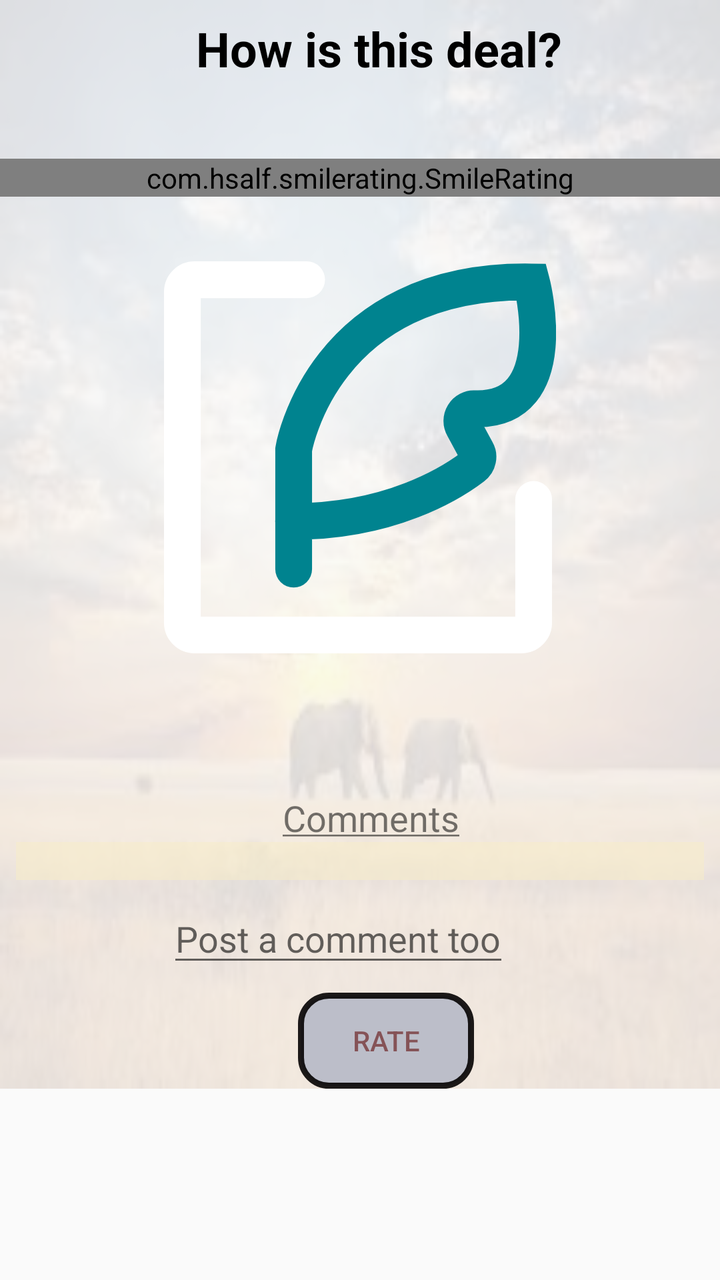
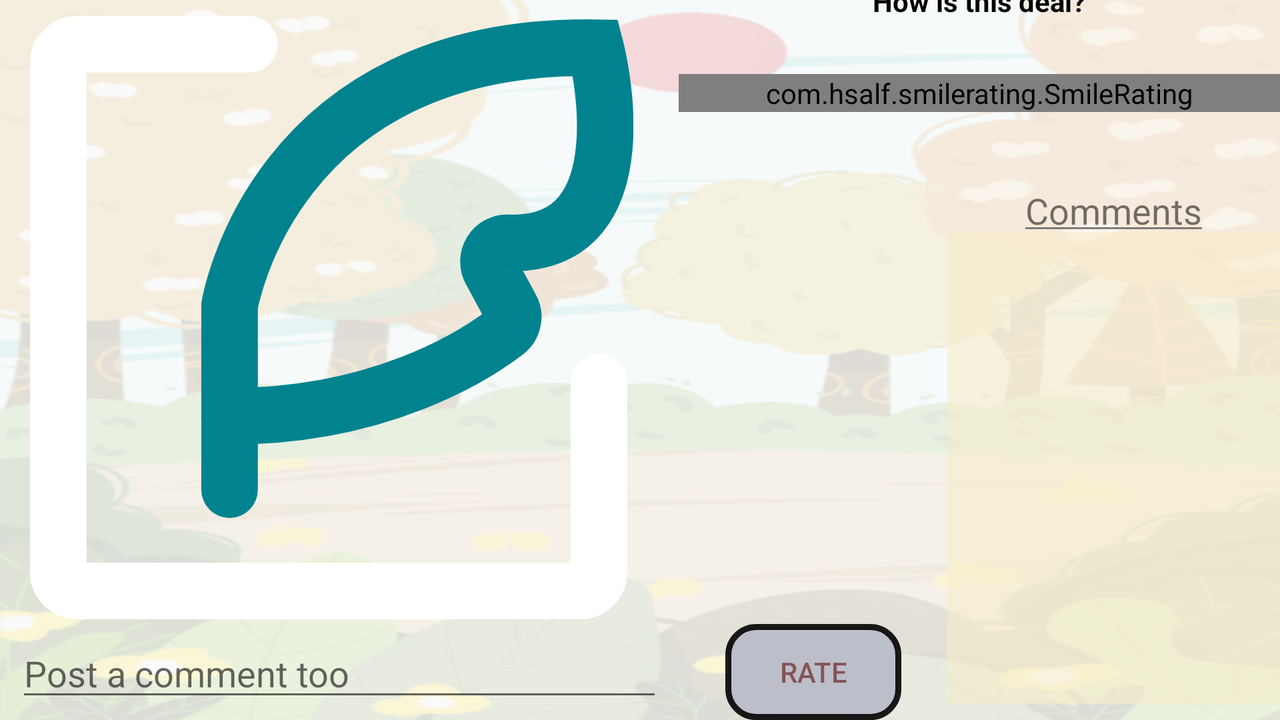

First picture: res/layout/ on a phone held upright. Second picture: the repository's own variant of that layout, on a device whose configuration matches the variant's folder. Source for both follows.
<!-- AndroidManifest.xml: application theme AppTheme -->
<!-- res/layout/activity_client_deal.xml -->
<?xml version="1.0" encoding="utf-8"?>
<RelativeLayout xmlns:android="http://schemas.android.com/apk/res/android"
    xmlns:app="http://schemas.android.com/apk/res-auto"
    xmlns:tools="http://schemas.android.com/tools"
    android:orientation="vertical"
    android:layout_width="match_parent"
    android:layout_height="match_parent"
    android:focusableInTouchMode="true"

    >


    <ScrollView
        android:id="@+id/scrolly"
        android:layout_width="match_parent"
        android:layout_height="match_parent">

        <androidx.constraintlayout.widget.ConstraintLayout
            android:layout_width="match_parent"
            android:layout_height="match_parent">

            <ImageView
                android:id="@+id/bg_imageview"
                android:layout_width="0dp"
                android:layout_height="0dp"

                app:layout_constraintBottom_toBottomOf="parent"
                app:layout_constraintEnd_toEndOf="parent"
                app:layout_constraintStart_toStartOf="parent"
                app:layout_constraintTop_toTopOf="parent"
           android:background="@mipmap/savannah"
                android:alpha="0.14"/>

            <com.hsalf.smilerating.SmileRating
                android:id="@+id/smile_rating"
                android:layout_width="match_parent"
                android:layout_height="wrap_content"
                android:layout_marginTop="8dp"
                app:layout_constraintBottom_toTopOf="@+id/top1guideline"
                app:layout_constraintTop_toBottomOf="@+id/rating_label"
                tools:layout_editor_absoluteX="0dp" />



            <ImageView
                android:id="@+id/dest_img"
                android:layout_width="0dp"
                android:layout_height="0dp"
                android:src="@drawable/ic_placeholder"
                app:layout_constraintBottom_toTopOf="@+id/topguideline2"
                app:layout_constraintEnd_toEndOf="parent"
                app:layout_constraintStart_toStartOf="parent"
                android:background="@drawable/image_borders"
                app:layout_constraintTop_toTopOf="@+id/top1guideline"
                tools:srcCompat="@drawable/ic_placeholder" />

            <Button
                android:id="@+id/send_comment"
                android:layout_width="wrap_content"
                android:layout_height="wrap_content"
                android:layout_marginStart="149dp"
                android:layout_marginEnd="8dp"
                android:background="@drawable/button_shape"
                android:text="@string/ratings"
                android:textColor="#99610B0B"
                app:layout_constraintBottom_toBottomOf="parent"
                app:layout_constraintEnd_toEndOf="parent"
                app:layout_constraintHorizontal_bias="0.0"
                app:layout_constraintStart_toStartOf="parent" />

            <TextView
                android:id="@+id/description"
                android:layout_width="0dp"
                android:layout_height="wrap_content"
                android:layout_marginStart="8dp"
                android:layout_marginEnd="8dp"
                android:layout_marginBottom="30dp"
                android:textColor="#00574B"
                android:textStyle="bold"
                app:layout_constraintBottom_toTopOf="@+id/comments_label"
                app:layout_constraintEnd_toStartOf="@+id/guideline10"
                app:layout_constraintHorizontal_bias="0.498"
                app:layout_constraintStart_toStartOf="@+id/guideline9"
                app:layout_constraintTop_toBottomOf="@+id/dest_img" />

            <AutoCompleteTextView
                android:id="@+id/comment_entry"
                android:layout_width="wrap_content"
                android:layout_height="wrap_content"
                android:layout_marginStart="8dp"
                android:layout_marginTop="7dp"
                android:layout_marginEnd="120dp"
                android:layout_marginBottom="8dp"
                android:hint="@string/post_a_comment_too"
                app:layout_constraintBottom_toTopOf="@+id/send_comment"
                app:layout_constraintEnd_toEndOf="parent"
                app:layout_constraintStart_toStartOf="@+id/guideline9"
                app:layout_constraintTop_toBottomOf="@+id/comments" />

            <androidx.constraintlayout.widget.Guideline
                android:id="@+id/top1guideline"
                android:layout_width="wrap_content"
                android:layout_height="wrap_content"
                android:orientation="horizontal"
                app:layout_constraintGuide_percent="0.24" />

            <androidx.constraintlayout.widget.Guideline
                android:id="@+id/guideline0top"
                android:layout_width="wrap_content"
                android:layout_height="wrap_content"
                android:orientation="horizontal"
                app:layout_constraintGuide_percent="0.1" />

            <TextView
                android:id="@+id/rating_label"
                android:layout_width="0dp"
                android:layout_height="31dp"
                android:layout_marginStart="8dp"
                android:layout_marginTop="8dp"
                android:layout_marginEnd="8dp"
                android:text="@string/deal_label_val"
                android:textColor="#000000"
                android:textSize="24sp"
                android:textStyle="bold"
                app:layout_constraintEnd_toEndOf="parent"
                app:layout_constraintStart_toStartOf="@+id/guideline9"
                app:layout_constraintTop_toTopOf="parent" />

            <androidx.constraintlayout.widget.Guideline
                android:id="@+id/topguideline2"
                android:layout_width="wrap_content"
                android:layout_height="wrap_content"
                android:orientation="horizontal"
                app:layout_constraintGuide_percent="0.6" />

            <TextView
                android:id="@+id/comments"
                android:layout_width="0dp"
                android:layout_height="wrap_content"
                android:layout_marginStart="8dp"
                android:layout_marginEnd="8dp"
                android:background="#8DF8EDC9"
                android:textColor="#008577"
                app:layout_constraintEnd_toEndOf="parent"
                app:layout_constraintStart_toStartOf="parent"
                app:layout_constraintTop_toBottomOf="@+id/comments_label" />

            <androidx.constraintlayout.widget.Guideline
                android:id="@+id/guideline9"
                android:layout_width="wrap_content"
                android:layout_height="wrap_content"
                android:orientation="vertical"
                app:layout_constraintGuide_percent="0.25" />

            <androidx.constraintlayout.widget.Guideline
                android:id="@+id/guideline10"
                android:layout_width="wrap_content"
                android:layout_height="wrap_content"
                android:orientation="vertical"
                app:layout_constraintGuide_percent="0.78" />

            <TextView
                android:id="@+id/comments_label"
                android:layout_width="wrap_content"
                android:layout_height="wrap_content"
                android:layout_marginStart="8dp"
                android:layout_marginTop="21dp"
                android:layout_marginEnd="8dp"
                android:text="@string/comment_label"
                android:textSize="18sp"
                app:layout_constraintBottom_toTopOf="@+id/comments"
                app:layout_constraintEnd_toStartOf="@+id/guideline10"
                app:layout_constraintStart_toStartOf="@+id/guideline9"
                app:layout_constraintTop_toBottomOf="@+id/description" />

        </androidx.constraintlayout.widget.ConstraintLayout>

    </ScrollView>
</RelativeLayout>
<!-- resources referenced by this layout -->
<resources>
  <!-- drawable button_shape (drawable) -->
  <?xml version="1.0" encoding="utf-8"?>
  <shape xmlns:android="http://schemas.android.com/apk/res/android" android:shape="rectangle" >
      <corners
          android:radius="14dp"
          />
      <solid
          android:color="#BCBEC9"
          />
      <padding
          android:left="0dp"
          android:top="0dp"
          android:right="0dp"
          android:bottom="0dp"
          />
  
      <stroke
          android:width="3dp"
          android:color="#E4030101"
          />
  </shape>
  <!-- drawable ic_placeholder (drawable) -->
  <vector android:height="24dp" android:viewportHeight="64"
      android:viewportWidth="64" android:width="24dp" xmlns:android="http://schemas.android.com/apk/res/android">
      <path android:fillColor="#00000000"
          android:pathData="m60.35,38.87v20.13a2,2 0,0 1,-2 2h-53.35a2,2 0,0 1,-2 -2v-54a2,2 0,0 1,2 -2h18.29"
          android:strokeColor="#FFFFFF" android:strokeLineCap="round" android:strokeWidth="6"/>
      <path android:fillColor="#00000000"
          android:pathData="m21.17,50.25v-19.51s4.53,-27.95 38.83,-27.37c0,0 5.55,21.18 -9.26,20.69a2,2 0,0 0,-1.84 3l2.1,3.88a2,2 0,0 1,-0.55 2.59c-3.44,2.61 -13.41,8.93 -29.3,8.93"
          android:strokeColor="#00838f" android:strokeLineCap="round" android:strokeWidth="6"/>
  </vector>
  <!-- drawable image_borders (drawable) -->
  <?xml version="1.0" encoding="utf-8"?>
  <selector xmlns:android="http://schemas.android.com/apk/res/android">
      <corners
          android:radius="30dp"
          />
  </selector>
  <!-- mipmap savannah: jpg bitmap (mipmap-xxxhdpi, 7325 bytes) -->
  <string name="comment_label"><u>Comments</u></string>
  <string name="deal_label_val">How is this deal?</string>
  <string name="post_a_comment_too">Post a comment too</string>
  <string name="ratings">Rate</string>
  <style name="AppTheme" parent="Theme.AppCompat.Light.DarkActionBar">
          
          <item name="colorPrimary">@color/colorPrimary</item>
          <item name="colorPrimaryDark">@color/colorPrimaryDark</item>
          <item name="colorAccent">@color/colorAccent</item>
      </style>
  <color name="colorPrimary">#E0E0E0</color>
</resources>
<!-- res/layout-land/activity_client_deal.xml (the repository's variant of the layout above) -->
<!-- drawn on the phone turned sideways -->
<?xml version="1.0" encoding="utf-8"?>
<androidx.constraintlayout.widget.ConstraintLayout xmlns:android="http://schemas.android.com/apk/res/android"
    xmlns:app="http://schemas.android.com/apk/res-auto"
    xmlns:tools="http://schemas.android.com/tools"
    android:layout_width="match_parent"
    android:layout_height="match_parent"
  >

    <ImageView
        android:id="@+id/bg_imageview"
        android:layout_width="0dp"
        android:layout_height="0dp"

        android:alpha="0.14"
        android:background="@mipmap/handdrawn"
        app:layout_constraintBottom_toBottomOf="parent"
        app:layout_constraintEnd_toEndOf="parent"
        app:layout_constraintHorizontal_bias="0.0"
        app:layout_constraintStart_toStartOf="parent"
        app:layout_constraintTop_toTopOf="parent"
        app:layout_constraintVertical_bias="0.0" />

    <com.hsalf.smilerating.SmileRating
        android:id="@+id/smile_rating"
        android:layout_width="0dp"
        android:layout_height="wrap_content"
        android:layout_marginBottom="8dp"
        app:layout_constraintBottom_toTopOf="@+id/guideline"
        app:layout_constraintEnd_toEndOf="parent"
        app:layout_constraintStart_toStartOf="@+id/guideline9"
        app:layout_constraintTop_toTopOf="@+id/guideline0top" />

    <ImageView
        android:id="@+id/dest_img"
        android:layout_width="0dp"
        android:layout_height="0dp"
        android:layout_marginTop="8dp"
        android:layout_marginEnd="8dp"
        android:src="@drawable/ic_placeholder"
        android:background="@drawable/image_borders"
        app:layout_constraintBottom_toTopOf="@+id/topguideline2"
        app:layout_constraintEnd_toStartOf="@+id/guideline9"
        app:layout_constraintStart_toStartOf="parent"
        app:layout_constraintTop_toTopOf="parent"
        tools:srcCompat="@drawable/ic_placeholder" />

    <Button
        android:id="@+id/send_comment"
        android:layout_width="wrap_content"
        android:layout_height="wrap_content"
        android:layout_marginStart="8dp"
        android:layout_marginEnd="8dp"
        android:background="@drawable/button_shape"
        android:text="@string/ratings"
        android:textColor="#99610B0B"
        app:layout_constraintBottom_toBottomOf="parent"
        app:layout_constraintEnd_toStartOf="@+id/guideline10"
        app:layout_constraintStart_toStartOf="@+id/guideline9"
        app:layout_constraintTop_toTopOf="@+id/topguideline2"
        app:layout_constraintVertical_bias="1.0" />

    <TextView
        android:id="@+id/description"
        android:layout_width="0dp"
        android:layout_height="0dp"
        android:layout_marginStart="8dp"
        android:layout_marginTop="8dp"
        android:layout_marginEnd="8dp"
        android:layout_marginBottom="8dp"
        android:textColor="#00574B"
        android:textStyle="bold"
        app:layout_constraintBottom_toTopOf="@+id/topguideline2"
        app:layout_constraintEnd_toStartOf="@+id/guideline10"
        app:layout_constraintHorizontal_bias="0.498"
        app:layout_constraintStart_toStartOf="@+id/guideline9"
        app:layout_constraintTop_toTopOf="@+id/guideline" />

    <AutoCompleteTextView
        android:id="@+id/comment_entry"
        android:layout_width="0dp"
        android:layout_height="wrap_content"
        android:layout_marginStart="8dp"
        android:layout_marginTop="8dp"
        android:layout_marginEnd="8dp"
        android:layout_marginBottom="8dp"
        android:hint="@string/post_a_comment_too"
        app:layout_constraintBottom_toBottomOf="parent"
        app:layout_constraintEnd_toStartOf="@+id/guideline9"
        app:layout_constraintStart_toStartOf="parent"
        app:layout_constraintTop_toBottomOf="@+id/dest_img" />

    <androidx.constraintlayout.widget.Guideline
        android:id="@+id/top1guideline"
        android:layout_width="wrap_content"
        android:layout_height="wrap_content"
        android:orientation="horizontal"
        app:layout_constraintGuide_percent="0.74" />

    <androidx.constraintlayout.widget.Guideline
        android:id="@+id/guideline0top"
        android:layout_width="wrap_content"
        android:layout_height="wrap_content"
        android:orientation="horizontal"
        app:layout_constraintGuide_percent="0.04" />

    <TextView
        android:id="@+id/rating_label"
        android:layout_width="wrap_content"
        android:layout_height="wrap_content"
        android:layout_marginStart="8dp"
        android:layout_marginEnd="8dp"
        android:text="@string/deal_label_val"
        android:textStyle="bold"
        android:textColor="#000000"
        app:layout_constraintBottom_toTopOf="@+id/bg_imageview"
        app:layout_constraintEnd_toEndOf="parent"
        app:layout_constraintStart_toStartOf="@+id/guideline9"
        app:layout_constraintTop_toTopOf="parent" />

    <androidx.constraintlayout.widget.Guideline
        android:id="@+id/topguideline2"
        android:layout_width="wrap_content"
        android:layout_height="wrap_content"
        android:orientation="horizontal"
        app:layout_constraintGuide_percent="0.86" />


    <androidx.constraintlayout.widget.Guideline
        android:id="@+id/guideline9"
        android:layout_width="wrap_content"
        android:layout_height="wrap_content"
        android:orientation="vertical"
        app:layout_constraintGuide_percent="0.53" />

    <androidx.constraintlayout.widget.Guideline
        android:id="@+id/guideline10"
        android:layout_width="wrap_content"
        android:layout_height="wrap_content"
        android:orientation="vertical"
        app:layout_constraintGuide_percent="0.74" />

    <androidx.constraintlayout.widget.Guideline
        android:id="@+id/guideline"
        android:layout_width="wrap_content"
        android:layout_height="wrap_content"
        android:orientation="horizontal"
        app:layout_constraintGuide_percent="0.24" />

    <ScrollView
        android:id="@+id/scrollView3"
        android:layout_width="0dp"
        android:layout_height="0dp"
        android:layout_marginTop="8dp"
        android:layout_marginBottom="8dp"
        android:background="#8DF8EDC9"
        app:layout_constraintBottom_toBottomOf="parent"
        app:layout_constraintEnd_toEndOf="parent"
        app:layout_constraintStart_toStartOf="@+id/guideline10"
        app:layout_constraintTop_toTopOf="@+id/guideline2">

        <LinearLayout
            android:layout_width="match_parent"
            android:layout_height="match_parent"
            android:orientation="vertical">

            <TextView
                android:id="@+id/comments"
                android:layout_width="wrap_content"
                android:layout_height="match_parent"
                android:textColor="#008577"
                app:layout_constraintBottom_toBottomOf="parent"
                app:layout_constraintEnd_toEndOf="parent"
                app:layout_constraintStart_toStartOf="parent"
                app:layout_constraintTop_toTopOf="parent" />
        </LinearLayout>
    </ScrollView>

    <androidx.constraintlayout.widget.Guideline
        android:id="@+id/guideline2"
        android:layout_width="wrap_content"
        android:layout_height="wrap_content"
        android:orientation="horizontal"
        app:layout_constraintGuide_percent="0.3" />

    <TextView
        android:id="@+id/comment_label"
        android:layout_width="wrap_content"
        android:layout_height="wrap_content"
        android:layout_marginStart="8dp"
        android:layout_marginTop="8dp"
        android:layout_marginEnd="8dp"
        android:text="@string/comment_label"
        android:textSize="18sp"
        app:layout_constraintBottom_toTopOf="@+id/scrollView3"
        app:layout_constraintEnd_toEndOf="parent"
        app:layout_constraintStart_toStartOf="@+id/guideline10"
        app:layout_constraintTop_toTopOf="@+id/guideline" />
</androidx.constraintlayout.widget.ConstraintLayout>
<!-- resources referenced by the variant -->
<!-- as the phone turned sideways resolves them -->
<resources>
  <!-- drawable button_shape (drawable) -->
  <?xml version="1.0" encoding="utf-8"?>
  <shape xmlns:android="http://schemas.android.com/apk/res/android" android:shape="rectangle" >
      <corners
          android:radius="14dp"
          />
      <solid
          android:color="#BCBEC9"
          />
      <padding
          android:left="0dp"
          android:top="0dp"
          android:right="0dp"
          android:bottom="0dp"
          />
  
      <stroke
          android:width="3dp"
          android:color="#E4030101"
          />
  </shape>
  <!-- drawable ic_placeholder (drawable) -->
  <vector android:height="24dp" android:viewportHeight="64"
      android:viewportWidth="64" android:width="24dp" xmlns:android="http://schemas.android.com/apk/res/android">
      <path android:fillColor="#00000000"
          android:pathData="m60.35,38.87v20.13a2,2 0,0 1,-2 2h-53.35a2,2 0,0 1,-2 -2v-54a2,2 0,0 1,2 -2h18.29"
          android:strokeColor="#FFFFFF" android:strokeLineCap="round" android:strokeWidth="6"/>
      <path android:fillColor="#00000000"
          android:pathData="m21.17,50.25v-19.51s4.53,-27.95 38.83,-27.37c0,0 5.55,21.18 -9.26,20.69a2,2 0,0 0,-1.84 3l2.1,3.88a2,2 0,0 1,-0.55 2.59c-3.44,2.61 -13.41,8.93 -29.3,8.93"
          android:strokeColor="#00838f" android:strokeLineCap="round" android:strokeWidth="6"/>
  </vector>
  <!-- drawable image_borders (drawable) -->
  <?xml version="1.0" encoding="utf-8"?>
  <selector xmlns:android="http://schemas.android.com/apk/res/android">
      <corners
          android:radius="30dp"
          />
  </selector>
  <!-- mipmap handdrawn: png bitmap (mipmap-hdpi, 73793 bytes) -->
  <string name="comment_label"><u>Comments</u></string>
  <string name="deal_label_val">How is this deal?</string>
  <string name="post_a_comment_too">Post a comment too</string>
  <string name="ratings">Rate</string>
  <style name="AppTheme" parent="Theme.AppCompat.Light.DarkActionBar">
          
          <item name="colorPrimary">@color/colorPrimary</item>
          <item name="colorPrimaryDark">@color/colorPrimaryDark</item>
          <item name="colorAccent">@color/colorAccent</item>
      </style>
  <color name="colorPrimary">#E0E0E0</color>
</resources>
